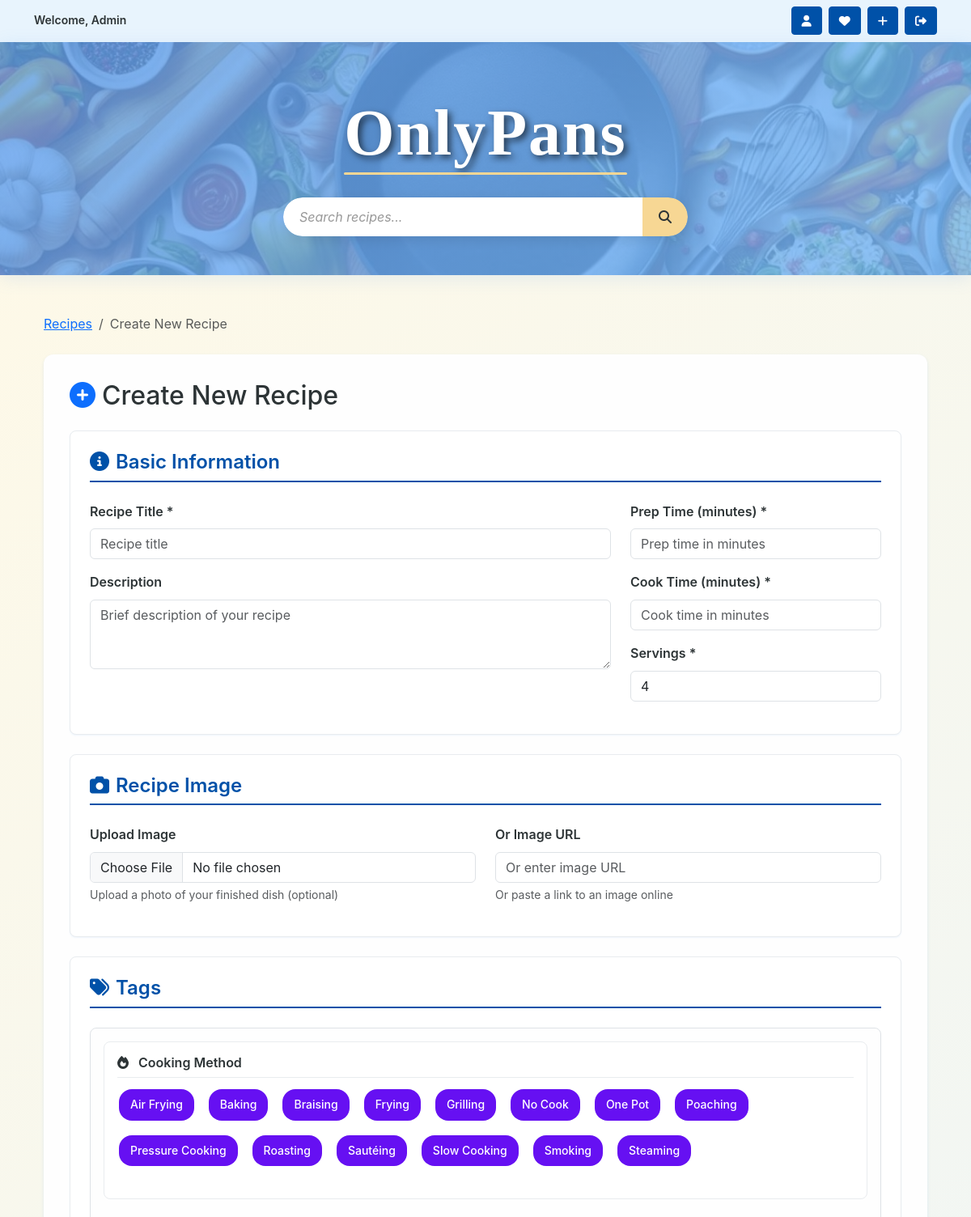
The page /create/ (signed in, upper part) on the database its author committed.
### recipes/models.py (models this page shows, shortened)
class Tag(models.Model):
    TAG_TYPES = [
        ('cuisine', 'Cuisine'),
        ('dietary', 'Dietary'),
        ('meal_type', 'Meal Type'),
        ('cooking_method', 'Cooking Method'),
        ('difficulty', 'Difficulty'),
    ]
    name = models.CharField(max_length=100, unique=True)
    tag_type = models.CharField(max_length=50, choices=TAG_TYPES)
    color = models.CharField(max_length=7, default='#6c757d',
                             help_text='Hex color like #FF5733')
    class Meta:
        ordering = ['tag_type', 'name']

### recipes/views.py (the view)
# urls.py: path('create/', views.recipe_create, name='recipe_create'),
@login_required
def recipe_create(request):
    if request.method == 'POST':
        form = RecipeForm(request.POST, request.FILES)
        ingredient_formset = RecipeIngredientFormSet(
            request.POST,
            prefix='ingredients'
        )
        step_formset = RecipeStepFormSet(
            request.POST,
            request.FILES,
            prefix='steps'
        )
        if (form.is_valid() and ingredient_formset.is_valid()
                and step_formset.is_valid()):
            recipe = form.save(commit=False)
            recipe.user = request.user
            recipe.save()
            form.save_m2m()  # Save many-to-many relationships (tags)
            ingredients = ingredient_formset.save(commit=False)
            for i, ingredient in enumerate(ingredients, 1):
                ingredient.recipe = recipe
                ingredient.order = i
                ingredient.save()
            steps = step_formset.save(commit=False)
            for i, step in enumerate(steps, 1):
                step.recipe = recipe
                step.step_number = i
                step.save()
            messages.success(
                request,
                'Recipe created successfully!'
            )
            return redirect('recipe_detail', slug=recipe.slug)
        else:
            pass
    else:
        form = RecipeForm()
        ingredient_formset = RecipeIngredientFormSet(prefix='ingredients')
        step_formset = RecipeStepFormSet(prefix='steps')
    context = {
        'form': form,
        'ingredient_formset': ingredient_formset,
        'step_formset': step_formset,
        'title': 'Create New Recipe'
    }
    return render(request, 'recipes/recipe_form.html', context)

### recipes/models.py (called while the page is built)
    def __str__(self):
        return self.name

    def __str__(self):
        return f"{self.name} ({self.abbreviation})"

### recipes/templates/recipes/recipe_form.html (shortened to what this page needs)
{% extends 'base.html' %}
{% load static %}
{% block content %}
<div class="container my-5">
    <nav aria-label="breadcrumb" class="mb-4">
        <ol class="breadcrumb">
            <li class="breadcrumb-item"><a href="{% url 'recipe_list' %}">Recipes</a></li>
            <li class="breadcrumb-item active">{{ title }}</li>
        </ol>
    </nav>
    <div class="recipe-form-container">
        <h2 class="mb-4">
            <i class="fas fa-plus-circle text-primary me-2"></i>{{ title }}
        </h2>
        <form method="post" enctype="multipart/form-data" id="recipe-form">
            <div class="form-section">
                <h4><i class="fas fa-info-circle me-2"></i>Basic Information</h4>
                <div class="row">
                    <div class="col-md-8">
                        <div class="mb-3">
                            <label for="{{ form.title.id_for_label }}" class="form-label">Recipe Title *</label>
                            {{ form.title }}
                        </div>
                        <div class="mb-3">
                            <label for="{{ form.description.id_for_label }}" class="form-label">Description</label>
                            {{ form.description }}
                        </div>
                    </div>
                    <div class="col-md-4">
                        <div class="mb-3">
                            <label for="{{ form.prep_time.id_for_label }}" class="form-label">Prep Time (minutes) *</label>
                            {{ form.prep_time }}
                        </div>
                        <div class="mb-3">
                            <label for="{{ form.cook_time.id_for_label }}" class="form-label">Cook Time (minutes) *</label>
                            {{ form.cook_time }}
                        </div>
                        <div class="mb-3">
                            <label for="{{ form.servings.id_for_label }}" class="form-label">Servings *</label>
                            {{ form.servings }}
                        </div>
                    </div>
                </div>
            </div>
            <div class="form-section">
                <h4><i class="fas fa-camera me-2"></i>Recipe Image</h4>
                <div class="row">
                    <div class="col-md-6">
                        <div class="mb-3">
                            <label for="{{ form.image.id_for_label }}" class="form-label">Upload Image</label>
                            {{ form.image }}
                            <div class="form-text">Upload a photo of your finished dish (optional)</div>
                        </div>
                    </div>
                    <div class="col-md-6">
                        <div class="mb-3">
                            <label for="{{ form.image_url.id_for_label }}" class="form-label">Or Image URL</label>
                            {{ form.image_url }}
                            <div class="form-text">Or paste a link to an image online</div>
                        </div>
                    </div>
                </div>
            </div>
            <div class="form-section">
                <h4><i class="fas fa-tags me-2"></i>Tags</h4>
                <div class="tag-categories">
                    {% regroup form.tags.field.queryset by tag_type as tags_by_type %}
                    {% for tag_type in tags_by_type %}
                        <div class="tag-category mb-4">
                            <h6 class="tag-category-title">
                                <i class="fas fa-{% if tag_type.grouper == 'dietary' %}leaf{% elif tag_type.grouper == 'cuisine' %}globe{% elif tag_type.grouper == 'meal_type' %}clock{% elif tag_type.grouper == 'cooking_method' %}fire{% else %}star{% endif %} me-2"></i>
                                {{ tag_type.list.0.get_tag_type_display }}
                            </h6>
                            <div class="tag-selection">
                                {% for tag in tag_type.list %}
                                    <label for="id_tags_{{ tag.id }}" class="tag tag-selectable me-2 mb-2"
                                           style="background-color: {{ tag.color }};"
                                           title="{{ tag.name }} - {{ tag.get_tag_type_display }}">
                                        {{ tag.name }}
                                    </label>
                                {% endfor %}
                            </div>
                        </div>
                    {% endfor %}
                </div>
            </div>
        </form>
    </div>
</div>
{% endblock %}

### templates/base.html (shortened to what this page needs)
{% load static %}
<!DOCTYPE html>
<html lang="en">
    <head>
        <link
            href="https://cdn.jsdelivr.net/npm/bootstrap@5.3.7/dist/css/bootstrap.min.css"
            rel="stylesheet"
        />
        <link
            href="https://cdnjs.cloudflare.com/ajax/libs/font-awesome/6.5.1/css/all.min.css"
            rel="stylesheet"
        />
        <link href="{% static 'css/styles.css' %}" rel="stylesheet" />
    </head>
    <body>
        <nav class="navbar navbar-dark bg-dark py-2">
            <div class="container">
                <div class="d-flex w-100 justify-content-between align-items-center">
                    {% if user.is_authenticated %}
                    <small class="text-light">
                        Welcome, {% if user.first_name %}{{ user.first_name|title }}{% else %}{{ user.username|title }}{% endif %}
                    </small>
                    {% else %}
                    <div></div>
                    {% endif %}
                    <div class="d-flex align-items-center">
                        {% if user.is_authenticated %}
                        <a class="btn btn-sm me-2"
                           href="{% url 'accounts:profile' %}"
                           aria-label="View Profile"
                           title="Profile">
                            <i class="fas fa-user" aria-hidden="true"></i>
                        </a>
                        <a class="btn btn-sm me-2"
                           href="{% url 'liked_recipes' %}"
                           aria-label="View Liked Recipes"
                           title="Liked Recipes">
                            <i class="fas fa-heart" aria-hidden="true"></i>
                        </a>
                        <a class="btn btn-sm me-2"
                           href="{% url 'recipe_create' %}"
                           aria-label="Create New Recipe"
                           title="Create Recipe">
                            <i class="fas fa-plus" aria-hidden="true"></i>
                        </a>
                        <a class="btn btn-sm"
                           href="#"
                           id="logoutBtn"
                           aria-label="Sign Out"
                           title="Logout">
                            <i class="fas fa-sign-out-alt" aria-hidden="true"></i>
                        </a>
                        {% endif %}
                    </div>
                </div>
            </div>
        </nav>
        <section class="onlypans-hero">
            <div class="container text-center">
                <h1 class="hero-brand">
                    <a href="{% url 'recipe_list' %}" class="text-decoration-none">
                        <span class="brand-highlight">OnlyPans</span>
                    </a>
                </h1>
                <div class="hero-search">
                    <form method="GET" action="{% url 'recipe_list' %}" class="search-form">
                        <div class="search-container">
                            <input type="text"
                                   name="search"
                                   class="form-control search-input"
                                   placeholder="Search recipes..."
                                   value="{{ request.GET.search }}"
                                   aria-label="Search recipes">
                            <button type="submit"
                                    class="btn search-btn"
                                    aria-label="Search">
                                <i class="fas fa-search" aria-hidden="true"></i>
                            </button>
                        </div>
                    </form>
                </div>
            </div>
        </section>
        <main class="container mb-5">{% block content %}{% endblock %}</main>
    </body>
</html>

### rows shown on the page
Tag: list.0.tag_type "Cooking Method", name "Air Frying"
Tag: name "Baking"
Tag: name "Braising"
Tag: name "Frying"
Tag: name "Grilling"
Tag: name "No Cook"
Tag: name "One Pot"
Tag: name "Poaching"
Tag: name "Pressure Cooking"
Tag: name "Roasting"
Tag: name "Sautéing"
Tag: name "Slow Cooking"
Tag: name "Smoking"
Tag: name "Steaming"

### other values the page prints
{{ user.username|title }} "Admin"
{{ title }} "Create New Recipe"
